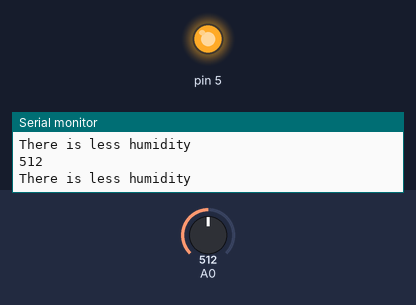
This sketch was run on a simulated Arduino Uno, built with avr-gcc and run on an emulated ATmega328P. Shown: output pins drawn as LEDs (lit = HIGH), the last lines printed to the serial monitor. The inputs (shaded band) are chosen by the test bench; at power-on: A0 = 512.

Above: at 1.2 s.
1.3 s: A0 set to 1002
2.8 s: A0 set to 1017
At 3.4 s:
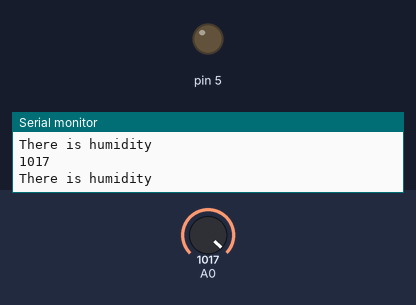
Timing chart, 0 to 5.8 s (numbered marks = the images above; inputs shaded):
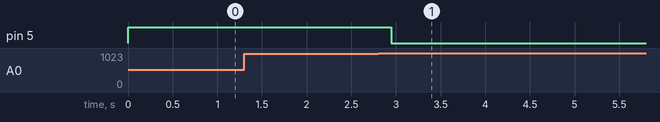

The sketch:

humi.ino
```cpp
void setup() {
Serial.begin(9600);
pinMode(5, OUTPUT);
}
void loop() {
   unsigned int HumValue;
   HumValue = analogRead(A0);
   Serial.println(HumValue);
   if(HumValue<1017){
    Serial.println("There is less humidity ");
    digitalWrite(5, HIGH);
      delay(200);
   }
   else
   {
    Serial.println("There is humidity");
    digitalWrite(5, LOW);
   }
   delay(10);
}
```

Measured:
- the behaviour switches between 1016 and 1017 on A0 (found by bisection; images 0 and 1)
- after the input at 2.8 s, pin 5: HIGH → LOW after 0.15 s
